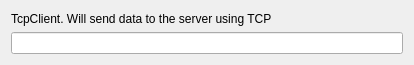
<?xml version="1.0" encoding="UTF-8"?>
<ui version="4.0">
 <class>Widget</class>
 <widget class="QWidget" name="Widget">
  <property name="geometry">
   <rect>
    <x>0</x>
    <y>0</y>
    <width>414</width>
    <height>65</height>
   </rect>
  </property>
  <property name="windowTitle">
   <string>Widget</string>
  </property>
  <layout class="QVBoxLayout" name="verticalLayout">
   <item>
    <widget class="QLabel" name="label">
     <property name="text">
      <string>TcpClient. Will send data to the server using TCP</string>
     </property>
    </widget>
   </item>
   <item>
    <widget class="QLineEdit" name="lineEdit"/>
   </item>
  </layout>
 </widget>
 <layoutdefault spacing="6" margin="11"/>
 <resources/>
 <connections/>
</ui>
